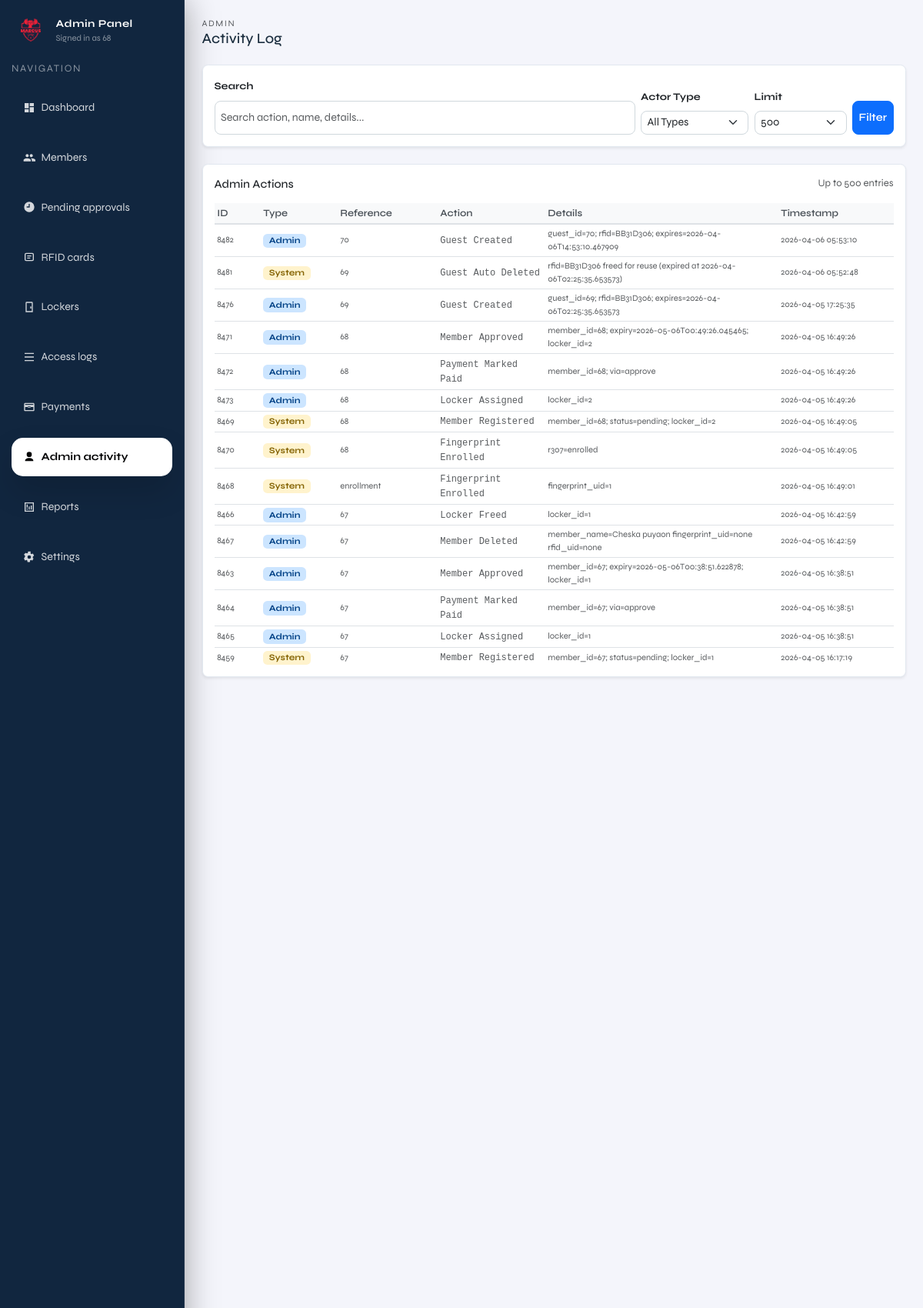
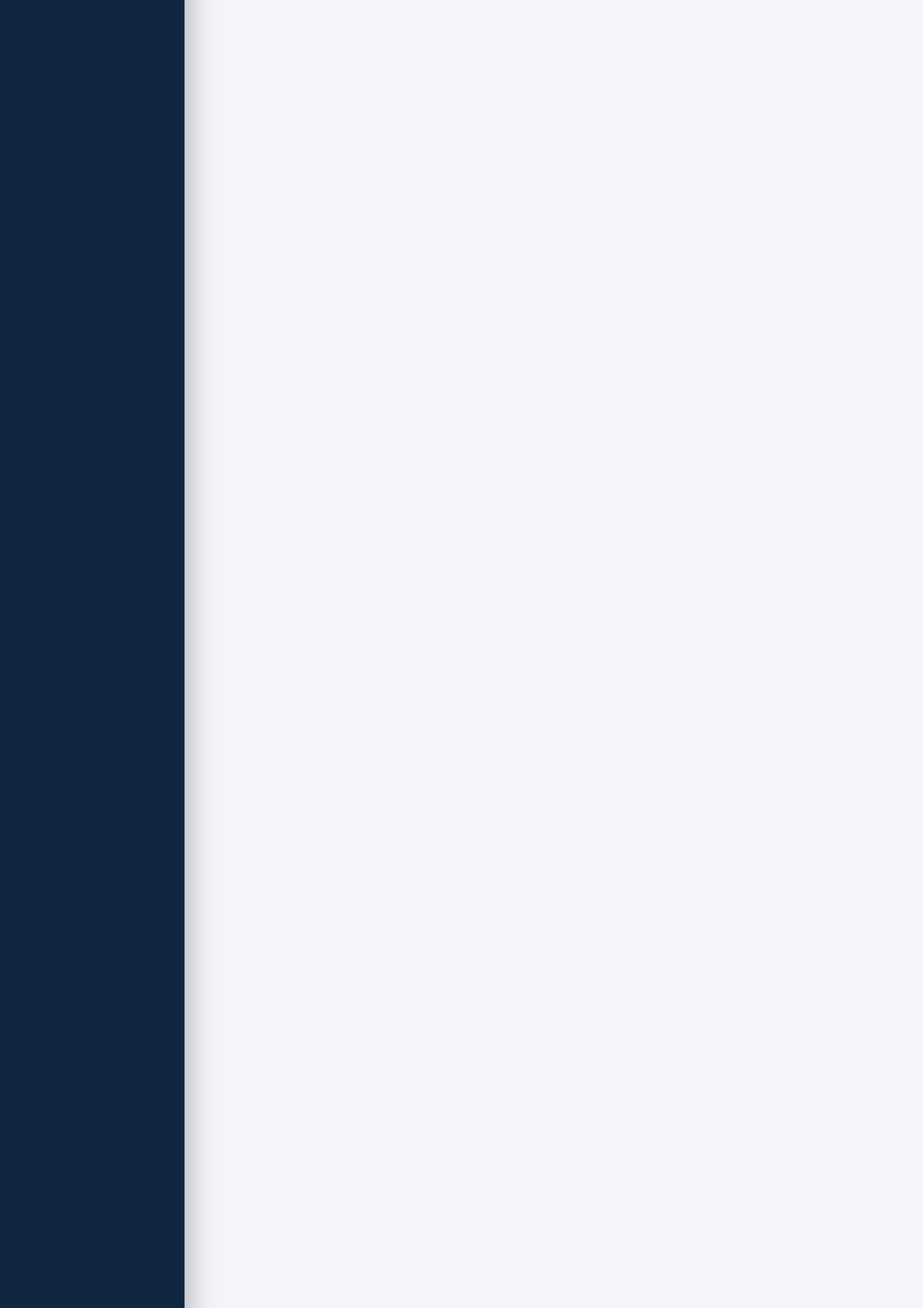
Screenshot of /admin/admin-activity (signed in, upper part) with the database file from the repository (2 pictures, top to bottom).
### tables this page shows
CREATE TABLE access_logs (
              id INTEGER PRIMARY KEY AUTOINCREMENT,
              actor_type TEXT NOT NULL, -- member|guest|admin|system
              actor_ref TEXT,           -- e.g. member_id or rfid uid
              action TEXT NOT NULL,     -- e.g. unlock_requested|unlocked|denied
              detail TEXT,
              created_at TEXT NOT NULL DEFAULT (datetime('now'))
            );

### locker/admin.py (the view)
@admin_bp.get("/admin-activity")
def admin_activity():
    guard = _require_admin()
    if guard is not None:
        return guard
    q = (request.args.get("q") or "").strip()
    actor_type = (request.args.get("actor_type") or "").strip()
    limit = int(request.args.get("limit", 500))
    with connect() as conn:
        query = """
            SELECT id, actor_type, actor_ref, action, detail, created_at
            FROM access_logs
            WHERE actor_type IN ('admin', 'system')
        """
        params = []
        if q:
            query += " AND (actor_ref LIKE ? OR detail LIKE ? OR action LIKE ?)"
            params.extend([f"%{q}%", f"%{q}%", f"%{q}%"])
        if actor_type:
            query += " AND actor_type = ?"
            params.append(actor_type)
        query += " ORDER BY created_at DESC LIMIT ?"
        params.append(limit)
        logs = conn.execute(query, params).fetchall()
        actor_stats = conn.execute(
            """
            SELECT actor_type, COUNT(*) AS c
            FROM access_logs
            WHERE actor_type IN ('admin', 'system')
            GROUP BY actor_type
            ORDER BY c DESC
            """
        ).fetchall()
    return render_template(
        "admin/pages/admin_activity.html",
        current_page="admin_activity",
        admin_username=session.get("admin_username"),
        logs=logs,
        actor_stats=actor_stats,
        q=q,
        actor_type=actor_type,
        limit=limit,
    )

### locker/admin.py (called while the page is built)
def _require_admin():
    if not session.get("admin_logged_in"):
        return redirect(url_for("admin.admin_login"))
    return None

@admin_bp.before_request
def _protect_admin_routes():
    if request.endpoint in ("admin.admin_login", "admin.admin_login_submit"):
        return None
    if not session.get("admin_logged_in"):
        return redirect(url_for("admin.admin_login"))

### locker/db.py (called while the page is built)
def _db_path() -> Path:
    env_path = os.getenv("LOCKER_DB_PATH")
    if env_path:
        return Path(env_path)
    return Path(__file__).resolve().parent.parent / "locker.sqlite3"

def connect() -> sqlite3.Connection:
    conn = sqlite3.connect(_db_path())
    conn.row_factory = sqlite3.Row
    return conn

### locker/templates/admin/pages/admin_activity.html (shortened to what this page needs)
{% extends "admin/layout/admin.html" %}
{% block admin_content %}
  <div class="d-flex justify-content-between align-items-center mb-4">
    <div>
      <div class="text-muted" style="letter-spacing:0.14em; text-transform:uppercase; font-size:0.75rem;">Admin</div>
      <h5 class="mb-0">Activity Log</h5>
    </div>
  </div>
  <div class="card shadow-sm rounded-3 mb-4">
    <div class="card-body">
      <form method="get" action="/admin/admin-activity" class="d-flex gap-2 flex-wrap align-items-end">
        <div class="flex-grow-1" style="min-width: 200px;">
          <label class="form-label small fw-bold">Search</label>
          <input type="text" name="q" class="form-control form-control-sm" placeholder="Search action, name, details..." value="{{ q }}" />
        </div>
        <div style="min-width: 140px;">
          <label class="form-label small fw-bold">Actor Type</label>
          <select name="actor_type" class="form-select form-select-sm">
            <option value="">All Types</option>
          </select>
        </div>
        <div style="min-width: 120px;">
          <label class="form-label small fw-bold">Limit</label>
          <select name="limit" class="form-select form-select-sm">
            <option value="500" {% if limit == 500 %}selected{% endif %}>500</option>
          </select>
        </div>
        <div class="d-flex gap-2">
          <button type="submit" class="btn btn-sm btn-primary">Filter</button>
        </div>
      </form>
    </div>
  </div>
  <div class="card shadow-sm rounded-3">
    <div class="card-body">
      <div class="d-flex justify-content-between align-items-center mb-3">
        <h6 class="card-title mb-0">Admin Actions</h6>
        <span class="text-muted small">Up to {{ limit }} entries</span>
      </div>
      <div class="activity-wrapper table-responsive">
        <table class="table table-sm table-hover align-middle mb-0">
          <thead class="position-sticky" style="top: 0; background: white; z-index: 10;">
            <tr>
              <th style="width: 60px;">ID</th>
              <th style="width: 100px;">Type</th>
              <th style="width: 130px;">Reference</th>
              <th style="width: 140px;">Action</th>
              <th>Details</th>
              <th style="width: 150px;">Timestamp</th>
            </tr>
          </thead>
          <tbody>
            {% for log in logs %}
              <tr>
                <td class="text-muted small">{{ log['id'] }}</td>
                <td>
                  {% if log['actor_type'] == 'admin' %}
                    <span class="badge badge-admin px-2 py-1" style="font-size: 0.75rem;">Admin</span>
                  {% elif log['actor_type'] == 'system' %}
                    <span class="badge badge-system px-2 py-1" style="font-size: 0.75rem;">System</span>
                  {% else %}
                    <span class="badge bg-secondary px-2 py-1" style="font-size: 0.75rem;">{{ log['actor_type']|title }}</span>
                  {% endif %}
                </td>
                <td class="text-muted small">
                  {% if log['actor_ref'] %}
                    {{ log['actor_ref'] }}
                  {% else %}
                    <em>—</em>
                  {% endif %}
                </td>
                <td>
                  <code class="text-muted" style="font-size: 0.8rem;">{{ log['action']|replace('_', ' ')|title }}</code>
                </td>
                <td class="text-muted small">
                  {% if log['detail'] %}
                    <span style="word-break: break-word;">{{ log['detail'] }}</span>
                  {% else %}
                    <em>—</em>
                  {% endif %}
                </td>
                <td class="text-muted small" style="white-space: nowrap;">{{ log['created_at']|default('-') }}</td>
              </tr>
            {% else %}
              <tr><td colspan="6" class="text-center text-muted py-4">No admin activity found.</td></tr>
            {% endfor %}
          </tbody>
        </table>
      </div>
    </div>
  </div>
{% endblock %}

### locker/templates/layouts/base.html (style rules this page uses)
:root { --brand-blue: #1a3a5c; --brand-teal: #0f6e56; --brand-accent: #378add; --brand-light: #f4f6f9; --brand-white: #ffffff; }
*, *::before, *::after { box-sizing: border-box; }
html, body { height: 100%; margin: 0; padding: 0; }
html, body { -ms-overflow-style: none; scrollbar-width: none; }
body { font-family: 'Syne', sans-serif; background: var(--brand-light); color: #1a2d3e; font-size: 16px; }
.btn, .btn-primary, .btn-secondary, .btn-danger, .btn-outline-danger { border-radius: 8px; font-weight: 600; transition: all 0.2s ease; font-size: 0.95rem; }
.form-control, .form-select, input[type="text"], input[type="email"], input[type="password"], textarea { border-radius: 8px; font-size: 0.95rem; border: 1px solid #d0d8dd; }
.table { font-size: 0.9rem; }
.card { border-radius: 12px; border: 1px solid #e2e8f0; }
.badge { padding: 4px 8px; font-size: 0.75rem; }
@media (min-device-width: 600px) and (max-device-width: 900px) and (orientation: portrait) { body, html { font-size: 15px; } }
@media (min-device-width: 600px) and (max-device-width: 900px) and (orientation: portrait) { .btn, .form-control { min-height: 44px; } }
@media (min-device-width: 600px) and (max-device-width: 900px) and (orientation: portrait) { .table { font-size: 0.85rem; } }

### locker/templates/admin/pages/admin_activity.html (style rules this page uses)
.activity-wrapper { max-height: 600px; overflow-y: auto; }
.badge-admin { background-color: #cce5ff; color: #004085; }
.badge-system { background-color: #fff3cd; color: #856404; }
.table th { background-color: #f8f9fa; border-bottom: 2px solid #dee2e6; font-weight: 600; color: #495057; }

### rows the page displays
access_logs: id "8482", actor_type "Admin", actor_ref "70", action "Guest Created", detail "guest_id=70; rfid=BB31D306; expires=2026-04-06T14:53:10.467909", created_at "2026-04-06 05:53:10"
access_logs: id "8481", actor_type "System", actor_ref "69", action "Guest Auto Deleted", detail "rfid=BB31D306 freed for reuse (expired at 2026-04-06T02:25:35.653573)", created_at "2026-04-06 05:52:48"
access_logs: id "8476", actor_type "Admin", actor_ref "69", action "Guest Created", detail "guest_id=69; rfid=BB31D306; expires=2026-04-06T02:25:35.653573", created_at "2026-04-05 17:25:35"
access_logs: id "8471", actor_type "Admin", actor_ref "68", action "Member Approved", detail "member_id=68; expiry=2026-05-06T00:49:26.045465; locker_id=2", created_at "2026-04-05 16:49:26"
access_logs: id "8472", actor_type "Admin", actor_ref "68", action "Payment Marked Paid", detail "member_id=68; via=approve", created_at "2026-04-05 16:49:26"
access_logs: id "8473", actor_type "Admin", actor_ref "68", action "Locker Assigned", detail "locker_id=2", created_at "2026-04-05 16:49:26"
access_logs: id "8469", actor_type "System", actor_ref "68", action "Member Registered", detail "member_id=68; status=pending; locker_id=2", created_at "2026-04-05 16:49:05"
access_logs: id "8470", actor_type "System", actor_ref "68", action "Fingerprint Enrolled", detail "r307=enrolled", created_at "2026-04-05 16:49:05"
access_logs: id "8468", actor_type "System", actor_ref "enrollment", action "Fingerprint Enrolled", detail "fingerprint_uid=1", created_at "2026-04-05 16:49:01"
access_logs: id "8466", actor_type "Admin", actor_ref "67", action "Locker Freed", detail "locker_id=1", created_at "2026-04-05 16:42:59"
access_logs: id "8467", actor_type "Admin", actor_ref "67", action "Member Deleted", detail "member_name=Cheska puyaon fingerprint_uid=none rfid_uid=none", created_at "2026-04-05 16:42:59"
access_logs: id "8463", actor_type "Admin", actor_ref "67", action "Member Approved", detail "member_id=67; expiry=2026-05-06T00:38:51.622878; locker_id=1", created_at "2026-04-05 16:38:51"
access_logs: id "8464", actor_type "Admin", actor_ref "67", action "Payment Marked Paid", detail "member_id=67; via=approve", created_at "2026-04-05 16:38:51"
access_logs: id "8465", actor_type "Admin", actor_ref "67", action "Locker Assigned", detail "locker_id=1", created_at "2026-04-05 16:38:51"
access_logs: id "8459", actor_type "System", actor_ref "67", action "Member Registered", detail "member_id=67; status=pending; locker_id=1", created_at "2026-04-05 16:17:19"

### other values shown
{{ admin_username or "admin" }} "68"
{{ limit }} "500"
